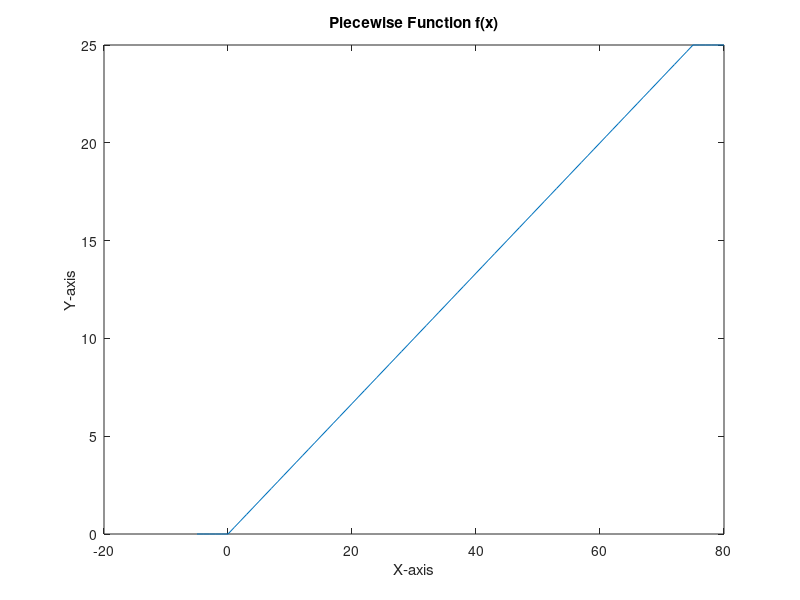

MATLAB code to generate this figure:
clear all;
close all;
clc;

d = 75
v0 = 25

x = -5:d+5;

y  = max(min(v0, (x/d)*v0), 0)

plot(x, y)
 
xlabel('X-axis')
ylabel('Y-axis')
 
title('Piecewise Function f(x)')
% v = piecewise(x <= 0, 0, (10 > x) & (x > 0), x, x >= 10, 10)